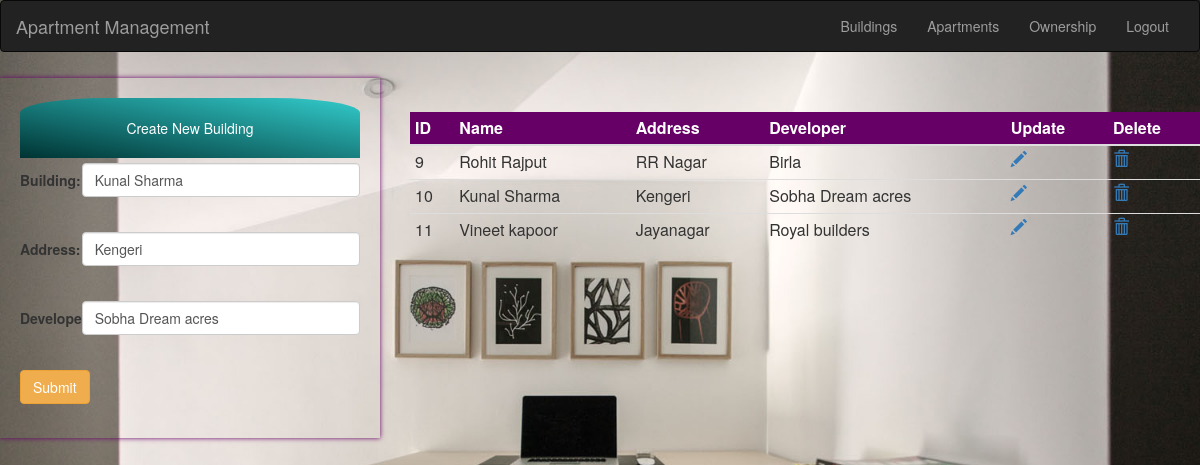
Page /apartment/Apartment_Management/building.php?update=1&id=10 (signed in) on the committed database.
### tables this page shows
CREATE TABLE `building` (
  `id` int(11) NOT NULL,
  `Name` varchar(200) NOT NULL,
  `Address` varchar(500) NOT NULL,
  `Developer` varchar(200) NOT NULL
);

### apartment/Apartment_Management/building.php (the view, shortened to what this page needs)
<?php
include 'conn.php';
$id = $name= $add= $dev = "";
if(isset($_GET['update'])){
 $id= filter_var($_GET['id'],FILTER_SANITIZE_NUMBER_INT);
    $sql = "select * from building where id=$id;";
                $result=mysqli_query($con,$sql);
                if($result){
                    if($row = $result->fetch_assoc()){
                         $name= $row['Name'];
                          $add= $row['Address'];
                           $dev= $row['Developer'];
                    }
                    }
}
?>
<html>
    <head>
  <link rel="stylesheet" href="https://maxcdn.bootstrapcdn.com/bootstrap/3.3.7/css/bootstrap.min.css">
</head>
    </head>
    <body style="background-image:url('img/alogin.jpg') ; background-size: cover; background-repeat: no-repeat;">
        <?php
        include 'anav.php';
        ?>
        <div class="row">
         <div class="col-md-4">
        <div style=" margin-top: 1.5%;box-shadow: 0px 0px 5px #660066;padding:20px">
        <div style='text-align: center;padding:20px;background:  linear-gradient(To top right,#033,#3cc);color:white;border-radius: 25% 25% 0% 0%'>Create New Building</div>
        <form class="form-horizontal" action="building.php" method="post">
            <div class="form-group" style="margin-top: 5px">
    <label class="control-label col-sm-2" for="building">Building:</label>
    <div class="col-sm-10" >
            <input type="text" class="form-control" name="bname" placeholder="Enter Bulding Name" value="<?php echo $name;?>"/><br>
    </div>
            </div>
            <div class="form-group" style="margin-top: 1px">
    <label class="control-label col-sm-2" for="building">Address:</label>
    <div class="col-sm-10" >
            <input type="text" class="form-control" name="address" placeholder="Enter address" value="<?php echo $add;?>"/><br>
    </div>
            </div>
            <div class="form-group" style="margin-top: 1px">
    <label class="control-label col-sm-2" for="building">Developer:</label>
    <div class="col-sm-10" >
            <input type="text" class="form-control" name="developer" placeholder="Developer Name" value="<?php echo $dev;?>"/><br>
    </div>
            </div>
            <button class="btn btn-warning" type="submit" name="submit" value="add">Submit</button>
        </form>
        </div>
        </div>
            <div class="col-md-8">
                <div>
        <table class="table table-hover table-condensed table-responsive" style="margin-top: 5%">
            <thead style="background: #660066;color:white">
            <th>ID</th>
             <th>Name</th>
              <th>Address</th>
               <th>Developer</th>
               <th>Update</th>
               <th>Delete</th>
            </thead>
            <tbody>
                <?php
                $sql = "select * from building;";
                $result=mysqli_query($con,$sql);
                if($result){
                    while($row = $result->fetch_assoc()){
                ?>
                <tr>
                    <td><?php echo $row['id'];?></td>
                    <td><?php echo $row['Name'];?></td>
                    <td><?php echo $row['Address'];?></td>
                    <td><?php echo $row['Developer'];?></td>
                    <td><a href="building.php?update=1&id=<?php echo $row['id'];?>"><span class="glyphicon glyphicon-pencil"></span></a></td>
                    <td><a href="deleteBuilding.php?id=<?php echo $row['id'];?>"><span class="glyphicon glyphicon-trash"></span></a></td>
                </tr>
                <?php
                }
                }
                ?>
            </tbody>
        </table>
                    </div>
                </div>
        </div>
    </body>
</html>

### rows in the picture
building: bname "Kunal Sharma", address "Kengeri", developer "Sobha Dream acres", id "10", Name "Kunal Sharma", Address "Kengeri", Developer "Sobha Dream acres"
building: id "9", Name "Rohit Rajput", Address "RR Nagar", Developer "Birla"
building: id "11", Name "Vineet kapoor", Address "Jayanagar", Developer "Royal builders"
